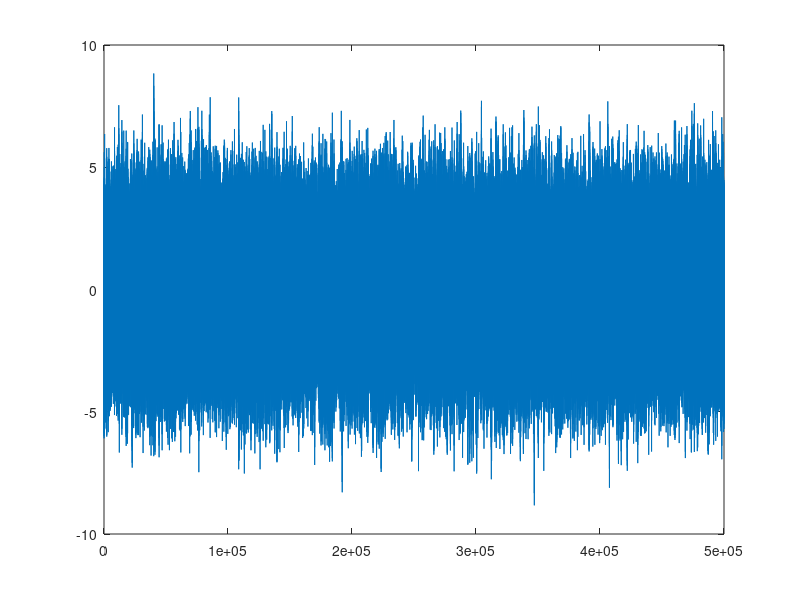

MATLAB code to generate this figure:
%HW 2 problem 1
N = 500000;

n_k = sqrt(0.5)*randn(1,N);
ex=conj(n_k);
%variance stays same for both cases
var = mean(n_k.*ex)

%AR process 1
a = [1 0.8987 0.9018]; b = [1];
x_k = filter(b, a, n_k);
plot(x_k)
ar1_rxx_1 = mean(x_k(2:end).*x_k(1:(end-1)))
ar1_rxx_2 = mean(x_k(3:end).*x_k(1:(end-2)))

%AR process 2
a = [1 -0.057 -0.889]; b= [1];
x_k = filter(b, a, n_k);

ar2_rxx_1 = mean(x_k(2:end).*x_k(1:(end-1)))
ar2_rxx_2 = mean(x_k(3:end).*x_k(1:(end-2)))
